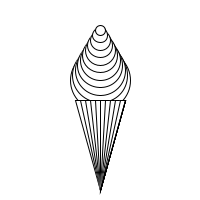
Frame 1 (no input)
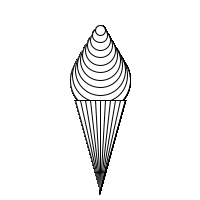
Frame 60 (the mouse pressed at the canvas centre just before this capture)
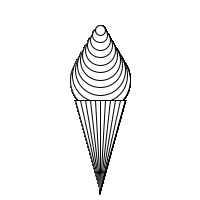
Frame 120 (the mouse held since frame 60 and released just before this capture)

The Processing sketch that drew these frames (run headless with seeded random() and noise(); from frame 60 on, the mouse is pressed at the canvas centre):

// Processing sketch: Ijs_met_Hoorntje
// ── Ijs_met_Hoorntje.pde
float dcrs = 75;
float crcl = 60;

void setup() {
  size(200, 200);
  background(255);
}


void draw() {
  for (float i=0; i<=50;i=i+5){
  ellipse(100,80-i,60-i,60-i);
  triangle(75+i, 100, 100, 190, 125, 100);
  }
}
